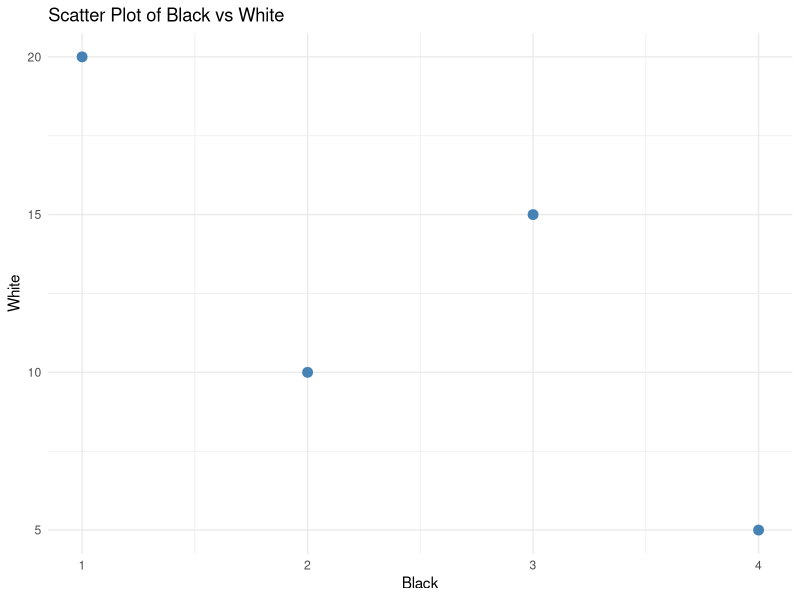

This chart was generated by the following R code:
dfx <- data.frame(
  black = c(4, 2, 3, 1),
  green = c('A', 'C', 'B', 'D'),
  red = c('x', 'y', 'z', 'w'),
  white = c(5, 10, 15, 20),
  purple = c(100, 200, 300, 400)
)

dfy <- data.frame(
  cyan = c(2, 3, 4, 5),
  yellow = c('B', 'C', 'D', 'E'),
  pink = c('y', 'z', 'w', 'v'),
  orange = c(22, 33, 44, 55)
)

library(dplyr)
dataJoin <- function(dfx, dfy) {
  result <- inner_join(dfx, dfy, by = c("black" = "cyan"))
  return(result)
}
joined_result <- dataJoin(dfx, dfy)
print(joined_result)

#b

library(dplyr)
dataLeftJoin <- function(dfx, dfy) {
  # Perform a left join using green from dfx and yellow from dfy
  result <- left_join(dfx, dfy, by = c("green" = "yellow"))
  return(result)
}


dfx <- data.frame(
  black = c(4, 2, 3, 1),
  green = c('A', 'C', 'B', 'D'),
  red = c('x', 'y', 'z', 'w'),
  white = c(5, 10, 15, 20),
  purple = c(100, 200, 300, 400)
)

dfy <- data.frame(
  cyan = c(2, 3, 4, 5),
  yellow = c('B', 'C', 'D', 'E'),
  pink = c('y', 'z', 'w', 'v'),
  orange = c(22, 33, 44, 55)
)

#left join
joined_df <- dataLeftJoin(dfx, dfy)
print(joined_df)

#c

dataJoinFind <- function(dfx, dfy) {
#inner join on red from dfx and pink from dfy
  joined_df <- inner_join(dfx, dfy, by = c("red" = "pink"))
  
#white == 5 and purple
  result <- joined_df %>%
    filter(white == 5) %>%
    pull(purple)  # Extract the 'purple' column value(s)
  
  return(result)
}

dfx <- data.frame(
  black = c(4, 2, 3, 1),
  green = c('A', 'C', 'B', 'D'),
  red = c('x', 'y', 'z', 'w'),
  white = c(5, 10, 15, 20),
  purple = c(100, 200, 300, 400)
)

dfy <- data.frame(
  cyan = c(2, 3, 4, 5),
  yellow = c('B', 'C', 'D', 'E'),
  pink = c('y', 'z', 'w', 'v'),
  orange = c(22, 33, 44, 55)
)
dataJoinFind(dfx, dfy)

library(ggplot2)

simplePlot <- function(df) {
  #scatter plot using black (x-axis) and white (y-axis)
  g <- ggplot(df, aes(x = black, y = white)) +
    geom_point(color = "steelblue", size = 3) +
    labs(
      title = "Scatter Plot of Black vs White",
      x = "Black",
      y = "White"
    ) +
    theme_minimal()
  return(g) 
  }
  
dfx <- data.frame(
  black = c(4, 2, 3, 1),
  green = c('A', 'C', 'B', 'D'),
  red = c('x', 'y', 'z', 'w'),
  white = c(5, 10, 15, 20),
  purple = c(100, 200, 300, 400)
)

#calling variable in g function
g <- simplePlot(dfx)
print(g)






